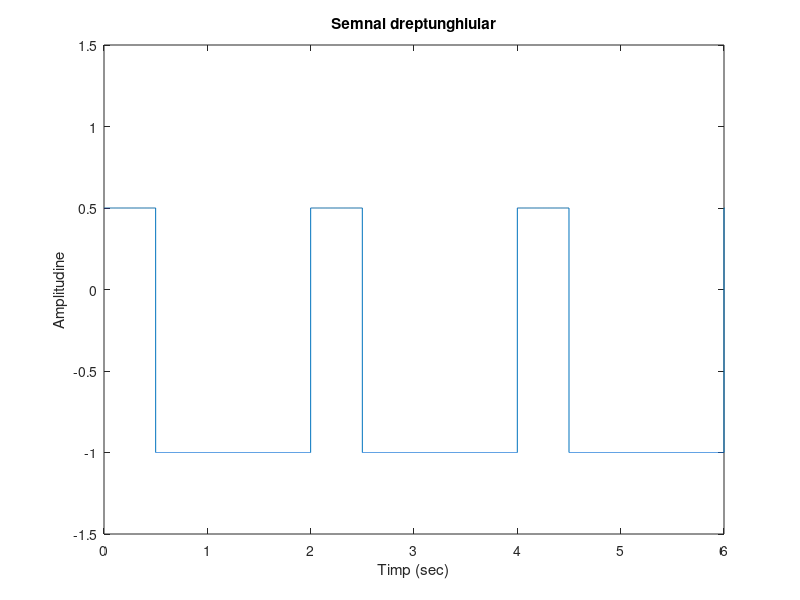

Here is the MATLAB script that generated this plot:
function exercitiu1_tema()

fs = 5000;
timp = 0:1/fs:100;

x = square(pi*timp,25);

for i = 1:1:length(x)
   if x(i) > 0
       x(i) = x(i)/2;
   end
end

plot(timp,x)

axis([0 6 -1.5 1.5])
xlabel('Timp (sec)')
ylabel('Amplitudine')
title('Semnal dreptunghiular')

end